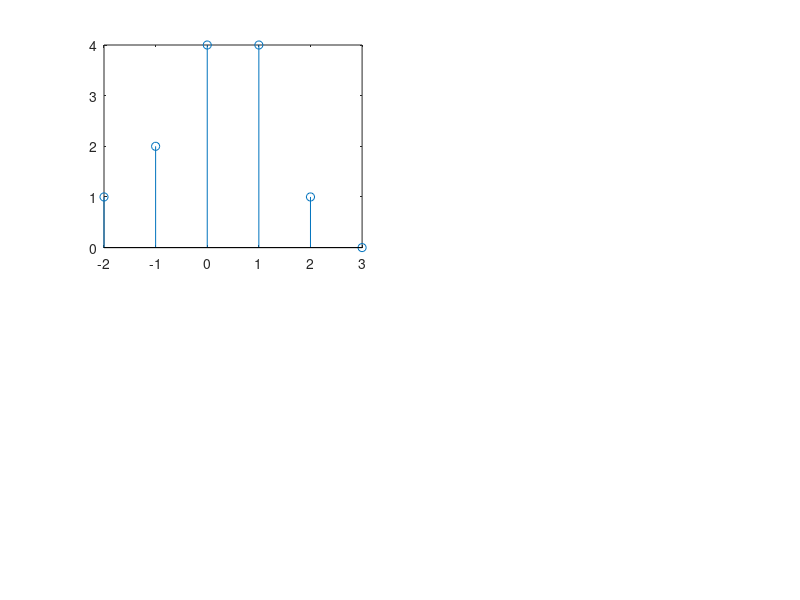

MATLAB code for this plot: (Note: this script raises an error after producing the figure.)
n1=-1:1:2;
n2=-2:1:3;
n3=-2:1:3;
x1=[1 -1 2 3];
x2=[1 2 3 4];
x3=[1 0 1 0];

x2r=[1 2 3 4 0 0]; 
x3r=[0 0 1 0 1 0];
f=[x2r]+[x3r];

subplot (2,2,1); 
stem (n3,f);
disp(f);

n4=(-2-1):(2+3);
y=conv(f,xl);
subplot(2,2,2);
stem (n4,y);
disp(y);

n5=(-1-2):(2+1); 
x=conv(x1,x2); 
stem (n5,x);
cl=[1 1 3 8 8 17 12 0 0];

n6=(-1-0):(2+3); 
d=conv(x1,x3); 
subplot(2,2,3); 
stem(n6, d, 'r+');
hold on
c2=[0 0 1 -1 3 2 2 3 0];

n7=-3:5;
o=[cl]+[c2];
subplot(2,2,4);
stem(n7,o, 'b');
grid on;
legend('c2', 'o')